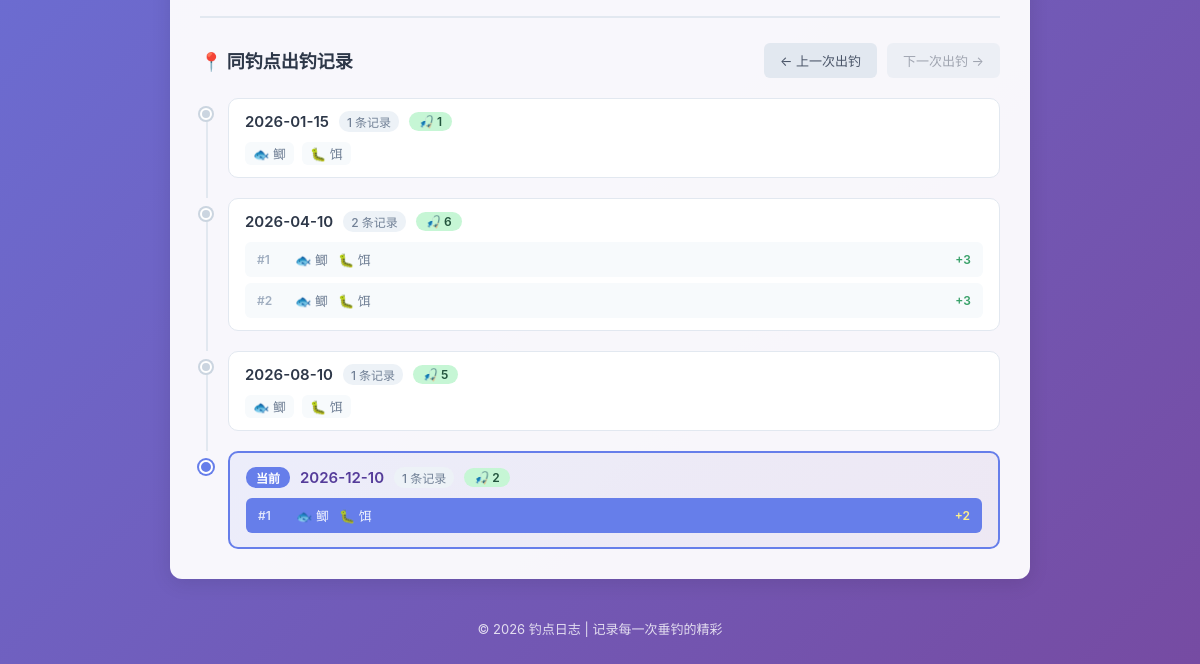
Page /log/291?page=1&sort=date_desc&per_page=20&q= (lower part) on the earlier database version.
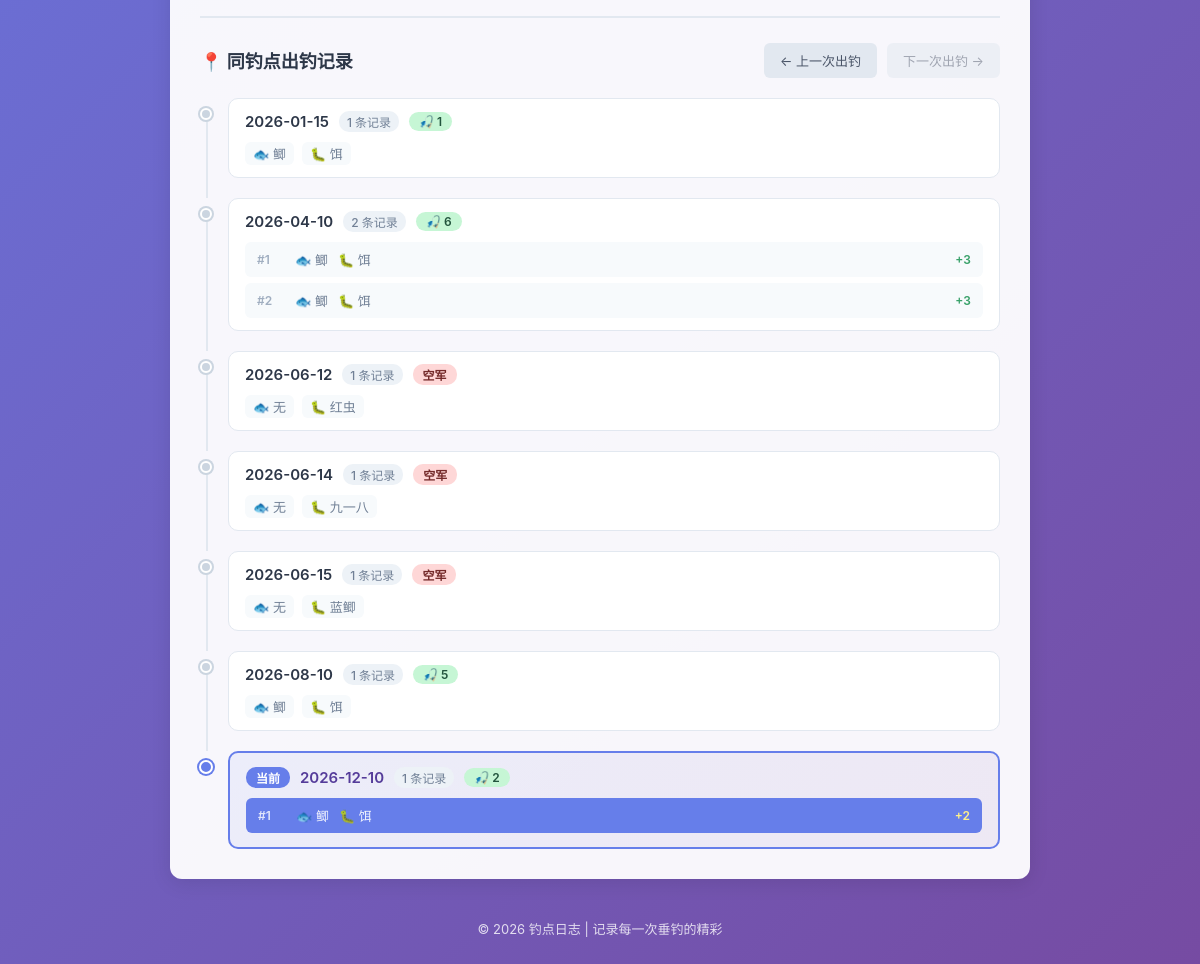
Same page on the later database version.
### tables this page shows
CREATE TABLE fishing_logs (
            id INTEGER PRIMARY KEY AUTOINCREMENT,
            spot TEXT NOT NULL,
            weather TEXT NOT NULL,
            water_level TEXT NOT NULL,
            bait TEXT NOT NULL,
            fish_species TEXT NOT NULL,
            harvest TEXT NOT NULL,
            next_strategy TEXT,
            created_at DATE NOT NULL
        , temperature TEXT, humidity TEXT, wind TEXT, deleted_at TIMESTAMP, next_strategy_date DATE);

### app.py (the view)
@app.route('/log/<int:log_id>')
def log_detail(log_id):
    page = request.args.get('page', 1, type=int)
    sort_by = request.args.get('sort', 'date_desc')
    per_page = request.args.get('per_page', 20, type=int)
    conn = get_db()
    log = conn.execute('SELECT * FROM fishing_logs WHERE id = ?', (log_id,)).fetchone()
    if log is None:
        conn.close()
        flash('记录不存在！', 'error')
        return redirect(url_for('index'))
    audit_logs = get_audit_logs(conn, log_id)
    log_equipments, total_equipment_cost = get_log_equipments(conn, log_id)
    log_photos = get_log_photos(conn, log_id)
    spot_logs = conn.execute('''
        SELECT id, created_at, harvest, fish_species, bait
        FROM fishing_logs
        WHERE spot = ? AND deleted_at IS NULL
        ORDER BY created_at ASC, id ASC
    ''', (log['spot'],)).fetchall()
    date_groups = {}
    date_list = []
    for item in spot_logs:
        item_dict = dict(item)
        item_dict['harvest_value'] = parse_harvest_value(item['harvest'])
        date = item['created_at']
        if date not in date_groups:
            date_groups[date] = []
            date_list.append(date)
        date_groups[date].append(item_dict)
    spot_timeline = []
    current_date_index = None
    current_log_in_date = None
    for idx, date in enumerate(date_list):
        logs = date_groups[date]
        total_harvest = sum(l['harvest_value'] for l in logs)
        has_current = any(l['id'] == log_id for l in logs)
        if has_current:
            current_date_index = idx
            for i, l in enumerate(logs):
                if l['id'] == log_id:
                    current_log_in_date = i
                    break
        spot_timeline.append({
            'date': date,
            'logs': logs,
            'log_count': len(logs),
            'total_harvest': total_harvest,
            'has_current': has_current
        })
    prev_day_logs = None
    next_day_logs = None
    if current_date_index is not None:
        if current_date_index > 0:
            prev_date_logs = date_groups[date_list[current_date_index - 1]]
            prev_day_logs = prev_date_logs[0]
        if current_date_index < len(date_list) - 1:
            next_date_logs = date_groups[date_list[current_date_index + 1]]
            next_day_logs = next_date_logs[0]
    harvest_value = parse_harvest_value(log['harvest'])
    cost_per_kg = 0
    if harvest_value > 0 and total_equipment_cost > 0:
        cost_per_kg = round(total_equipment_cost / harvest_value, 2)
    conn.close()
    return render_template('detail.html', log=log, audit_logs=audit_logs,
                           page=page, sort_by=sort_by, per_page=per_page,
                           spot_timeline=spot_timeline,
                           current_date_index=current_date_index,
                           current_log_in_date=current_log_in_date,
                           prev_day_logs=prev_day_logs, next_day_logs=next_day_logs,
                           log_equipments=log_equipments,
                           total_equipment_cost=total_equipment_cost,
                           harvest_value=harvest_value,
                           cost_per_kg=cost_per_kg,
                           log_photos=log_photos)

### app.py (called while the page is built, shortened)
def get_db():
    conn = sqlite3.connect(DB_PATH)
    conn.row_factory = sqlite3.Row
    return conn

def parse_harvest_value(harvest_str):
    if not harvest_str:
        return 0
    harvest_str = str(harvest_str).strip()
    if not harvest_str:
        return 0
    zero_keywords = [
        '空军', '白板', '打龟', '空手', '空竿', '光头',
        '没钓到', '无收获', '零收获', '零', '0', '打飞机',
        '参军', '空', '龟', '白跑一趟', '参军了', '空军了'
    ]
    lower_str = harvest_str.lower()
    for kw in zero_keywords:
        if kw.lower() in lower_str:
            return 0
    matches = re.findall(r'(\d+(?:\.\d+)?)', harvest_str)
    if matches:
        num_str = matches[-1]
        try:
            if '.' in num_str:
                return float(num_str)
            else:
                return int(num_str)
        except ValueError:
            pass

def get_log_equipments(conn, log_id):
    rows = conn.execute('''
        SELECT le.*, e.name as equipment_name, e.category as equipment_category,
               e.unit_price as equipment_price, e.spec as equipment_spec
        FROM log_equipments le
        JOIN equipments e ON le.equipment_id = e.id
        WHERE le.log_id = ?
        ORDER BY le.id
    ''', (log_id,)).fetchall()
    result = []
    total_cost = 0
    for r in rows:
        r_dict = dict(r)
        total_cost += r_dict.get('usage_cost') or 0
        result.append(r_dict)
    return result, round(total_cost, 2)

def get_log_photos(conn, log_id):
    rows = conn.execute('''
        SELECT * FROM log_photos
        WHERE log_id = ?
        ORDER BY sort_order ASC, id ASC
    ''', (log_id,)).fetchall()
    photos = []
    for r in rows:
        photo = dict(r)
        photo['url'] = url_for('static', filename=f'uploads/{photo["filename"]}')
        photos.append(photo)
    return photos

### templates/detail.html (shortened to what this page needs)
{% extends 'base.html' %}
{% block content %}
    {% if spot_timeline %}
        <div class="spot-timeline-section">
            <div class="timeline-nav-header">
                <h3>📍 同钓点出钓记录</h3>
                <div class="timeline-nav-buttons">
                    {% if prev_day_logs %}
                        <a href="{{ url_for('log_detail', log_id=prev_day_logs['id'], page=page, sort=sort_by, per_page=per_page) }}" class="btn btn-secondary btn-nav">
                            ← 上一次出钓
                        </a>
                    {% else %}
                        <span class="btn btn-secondary btn-nav disabled">← 上一次出钓</span>
                    {% endif %}
                    {% if next_day_logs %}
                        <a href="{{ url_for('log_detail', log_id=next_day_logs['id'], page=page, sort=sort_by, per_page=per_page) }}" class="btn btn-primary btn-nav">
                            下一次出钓 →
                        </a>
                    {% else %}
                        <span class="btn btn-secondary btn-nav disabled">下一次出钓 →</span>
                    {% endif %}
                </div>
            </div>
            <div class="spot-timeline">
                {% for day in spot_timeline %}
                    <div class="spot-timeline-item {% if day['has_current'] %}current{% endif %}">
                        <div class="spot-timeline-dot"></div>
                        <div class="spot-timeline-line"></div>
                        <div class="spot-timeline-content">
                            {% if day['has_current'] %}
                                <div class="spot-timeline-date-header">
                                    <span class="current-badge">当前</span>
                                    <span class="timeline-date-text">{{ day['date'] }}</span>
                                    <span class="timeline-count-badge">{{ day['log_count'] }} 条记录</span>
                                    {% if day['total_harvest'] > 0 %}
                                        <span class="harvest-badge good">🎣 {{ day['total_harvest'] }}</span>
                                    {% else %}
                                        <span class="harvest-badge bad">空军</span>
                                    {% endif %}
                                </div>
                                <div class="timeline-day-logs">
                                    {% for item in day['logs'] %}
                                        <div class="timeline-log-item {% if item['id'] == log['id'] %}active{% endif %}">
                                                    <span class="log-index">#{{ loop.index }}</span>
                                                    {% if item['fish_species'] %}<span class="log-meta">🐟 {{ item['fish_species'] }}</span>{% endif %}
                                                    {% if item['bait'] %}<span class="log-meta">🐛 {{ item['bait'] }}</span>{% endif %}
                                                    {% if item['harvest_value'] > 0 %}
                                                        <span class="log-harvest good">+{{ item['harvest_value'] }}</span>
                                                    {% else %}
                                                        <span class="log-harvest bad">空军</span>
                                                    {% endif %}
                                        </div>
                                    {% endfor %}
                                </div>
                            {% else %}
                                <a href="{{ url_for('log_detail', log_id=day['logs'][0]['id'], page=page, sort=sort_by, per_page=per_page) }}" class="spot-timeline-link">
                                    <div class="spot-timeline-date-header">
                                        <span class="timeline-date-text">{{ day['date'] }}</span>
                                        <span class="timeline-count-badge">{{ day['log_count'] }} 条记录</span>
                                        {% if day['total_harvest'] > 0 %}
                                            <span class="harvest-badge good">🎣 {{ day['total_harvest'] }}</span>
                                        {% else %}
                                            <span class="harvest-badge bad">空军</span>
                                        {% endif %}
                                    </div>
                                    {% if day['log_count'] > 1 %}
                                        <div class="timeline-day-logs">
                                            {% for item in day['logs'] %}
                                                <div class="timeline-log-item">
                                                    <span class="log-index">#{{ loop.index }}</span>
                                                    {% if item['fish_species'] %}<span class="log-meta">🐟 {{ item['fish_species'] }}</span>{% endif %}
                                                    {% if item['bait'] %}<span class="log-meta">🐛 {{ item['bait'] }}</span>{% endif %}
                                                    {% if item['harvest_value'] > 0 %}
                                                        <span class="log-harvest good">+{{ item['harvest_value'] }}</span>
                                                    {% else %}
                                                        <span class="log-harvest bad">空军</span>
                                                    {% endif %}
                                                </div>
                                            {% endfor %}
                                        </div>
                                    {% else %}
                                        <div class="timeline-day-summary">
                                            {% set item = day['logs'][0] %}
                                            {% if item['fish_species'] %}<span class="meta-item">🐟 {{ item['fish_species'] }}</span>{% endif %}
                                            {% if item['bait'] %}<span class="meta-item">🐛 {{ item['bait'] }}</span>{% endif %}
                                        </div>
                                    {% endif %}
                                </a>
                            {% endif %}
                        </div>
                    </div>
                {% endfor %}
            </div>
        </div>
    {% endif %}
{% endblock %}

### templates/base.html (shortened to what this page needs)
<!DOCTYPE html>
<html lang="zh-CN">
<head>
    <link rel="stylesheet" href="{{ url_for('static', filename='style.css') }}">
</head>
<body>
    <div class="container">
        <main>
            {% block content %}{% endblock %}
        </main>
        <footer>
            <p>© 2026 钓点日志 | 记录每一次垂钓的精彩</p>
        </footer>
    </div>
</body>
</html>

Differences in the rows shown:
added fishing_logs: date "2026-06-12", log_count "1", shows "空军", fish_species "无", bait "红虫", shown under "📍 同钓点出钓记录"
added fishing_logs: date "2026-06-14", log_count "1", shows "空军", fish_species "无", bait "九一八", shown under "📍 同钓点出钓记录"
added fishing_logs: date "2026-06-15", log_count "1", shows "空军", fish_species "无", bait "蓝鲫", shown under "📍 同钓点出钓记录"
